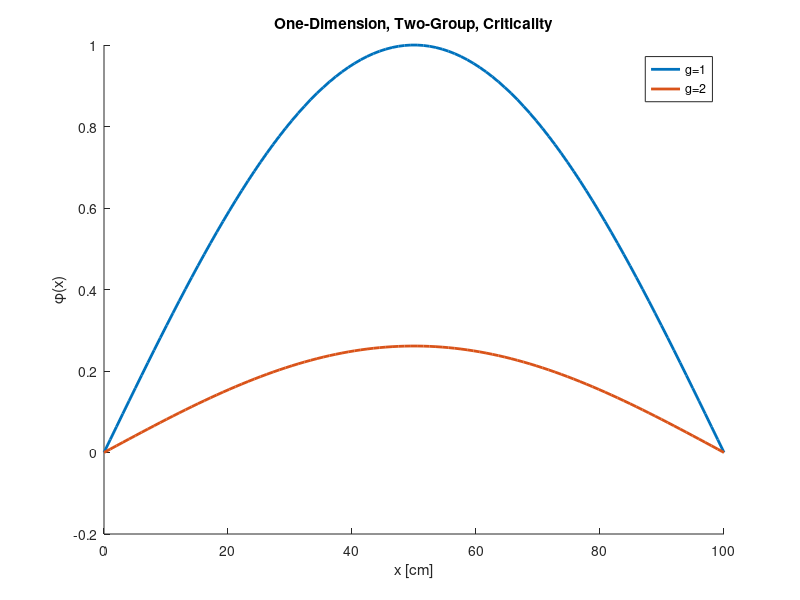

MATLAB code for this plot:
clear
close all

Lx = 100;
LW = 2;
ntest = 100;

D1 = 1.3466;
D2 = 0.37169;
sigma_r1 = 2.5255e-2;
sigma_r2 = 6.4277e-2;
nusf1 = 4.4488e-3;
nusf2 = 7.3753e-2;
sigma_1to2 = 1.6893e-2;

B = pi/Lx;
c = sigma_1to2/ (D2*B^2+sigma_r2);

fun1 = @(x)(sin((pi/Lx)*x));
fun2 = @(x)(c*sin((pi/Lx)*x));

xtest = linspace(0,Lx,ntest);
ytest = zeros(2,ntest);
for i = 1:ntest
    ytest(1,i) = fun1(xtest(i));
    ytest(2,i) = fun2(xtest(i));
end


figure
hold on
title('One-Dimension, Two-Group, Criticality')
plot(xtest,ytest(1,:),'LineWidth',LW)
plot(xtest,ytest(2,:),'LineWidth',LW)
legend({'g=1','g=2'})
xlabel('x [cm]')
ylabel('\phi(x)')
hold off